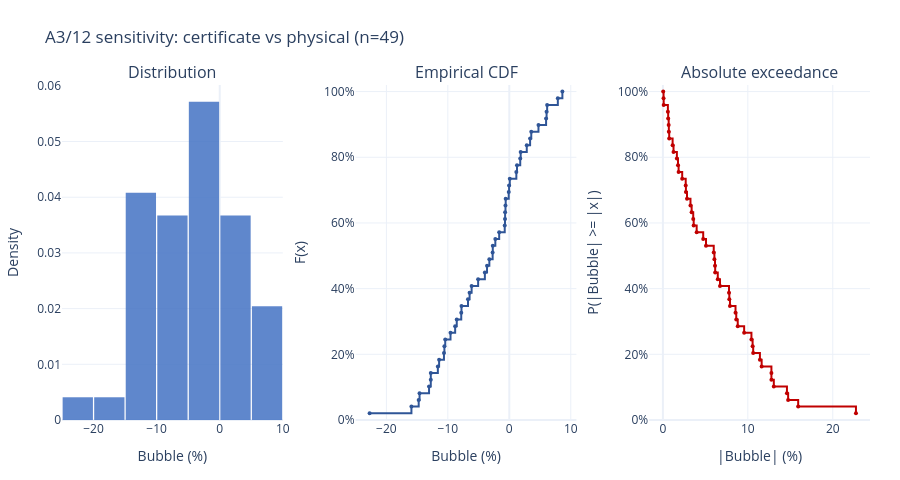
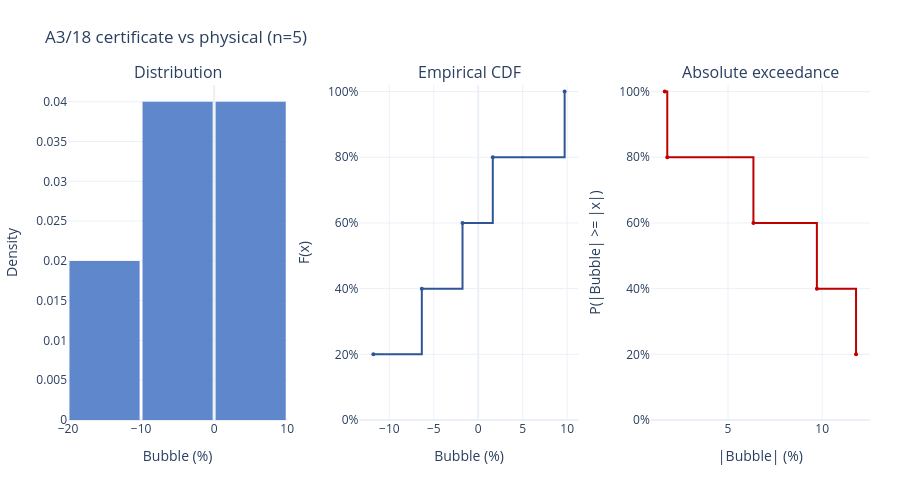

Notebook source saved alongside these figures, in order:
### Markdown cell above
## Historical bubble distribution

This section reads the standardized processed table and renders an interactive Plotly figure for
each bubble type. The panels show the observed distribution, empirical cumulative distribution
function F(x), and magnitude frequency P(|Bubble| >= |x|). Negative bubbles retain their sign in
the first two panels; the third panel measures magnitude only.

### Code cell
from pathlib import Path
import sys
import pandas as pd

def locate_distribution_workspace(start=Path.cwd()):
    for candidate in [start, *start.parents]:
        if (candidate / "shared").exists() and (candidate / "commodity/rebar").exists():
            return candidate
    raise FileNotFoundError("Could not locate workspace root")

distribution_workspace = locate_distribution_workspace()
if str(distribution_workspace) not in sys.path:
    sys.path.insert(0, str(distribution_workspace))

from shared.market_analysis.bubble_distribution import plot_distribution_plotly

distribution_project = distribution_workspace / "commodity/rebar"
distribution_files = list(
    (distribution_project / "data/processed/bubble").glob("*_bubble_distribution.csv")
)
if len(distribution_files) != 1:
    raise ValueError(f"Expected one named bubble distribution CSV, found {distribution_files}")
bubble_distribution = pd.read_csv(distribution_files[0], parse_dates=["observation_date"])
for series_id, series_distribution in bubble_distribution.groupby("series_id", sort=True):
    comparison = series_distribution["comparison"].iloc[0]
    figure = plot_distribution_plotly(series_distribution, comparison)
    figure.show()

display(bubble_distribution)

### Figure 1 — Plotly figure (JSON) as saved in the notebook; plotly's stock layout.template omitted (floating-point values rounded to 4 significant figures)
{"data": [{"histnorm": "probability density", "hovertemplate": "Bubble: %{x:.2f}%<br>Density: %{y:.4f}<extra></extra>", "marker": {"color": "#4472C4"}, "name": "Density", "opacity": 0.85, "type": "histogram", "x": [-22.73, -15.93, -14.74, -14.6, -13.06, -12.78, -12.77, -11.63, -11.42, -10.63, -10.56, -10.42, -9.565, -8.811, -8.551, -7.819, -7.782, -6.723, -6.461, -6.133, -5.072, -3.977, -3.624, -3.248, -2.712, -2.688, -2.273, -1.647, -0.743, -0.7, -0.6816, -0.6231, -0.588, -0.09252, -0.03569, 0.07809, 1.145, 1.251, 1.778, 1.85, 2.841, 3.384, 3.572, 4.746, 5.986, 6.065, 6.156, 7.897, 8.636], "xaxis": "x", "yaxis": "y"}, {"hovertemplate": "Bubble: %{x:.2f}%<br>F(x): %{y:.2%}<extra></extra>", "line": {"color": "#2F5597", "shape": "hv", "width": 2}, "marker": {"size": 4}, "mode": "lines+markers", "name": "F(x)", "type": "scatter", "x": [-22.73, -15.93, -14.74, -14.6, -13.06, -12.78, -12.77, -11.63, -11.42, -10.63, -10.56, -10.42, -9.565, -8.811, -8.551, -7.819, -7.782, -6.723, -6.461, -6.133, -5.072, -3.977, -3.624, -3.248, -2.712, -2.688, -2.273, -1.647, -0.743, -0.7, -0.6816, -0.6231, -0.588, -0.09252, -0.03569, 0.07809, 1.145, 1.251, 1.778, 1.85, 2.841, 3.384, 3.572, 4.746, 5.986, 6.065, 6.156, 7.897, 8.636], "xaxis": "x2", "y": [0.02041, 0.04082, 0.06122, 0.08163, 0.102, 0.1224, 0.1429, 0.1633, 0.1837, 0.2041, 0.2245, 0.2449, 0.2653, 0.2857, 0.3061, 0.3265, 0.3469, 0.3673, 0.3878, 0.4082, 0.4286, 0.449, 0.4694, 0.4898, 0.5102, 0.5306, 0.551, 0.5714, 0.5918, 0.6122, 0.6327, 0.6531, 0.6735, 0.6939, 0.7143, 0.7347, 0.7551, 0.7755, 0.7959, 0.8163, 0.8367, 0.8571, 0.8776, 0.898, 0.9184, 0.9388, 0.9592, 0.9796, 1.0], "yaxis": "y2"}, {"hovertemplate": "|Bubble|: %{x:.2f}%<br>Probability: %{y:.2%}<extra></extra>", "line": {"color": "#C00000", "shape": "hv", "width": 2}, "marker": {"size": 4}, "mode": "lines+markers", "name": "Absolute exceedance", "type": "scatter", "x": [0.03569, 0.07809, 0.09252, 0.588, 0.6231, 0.6816, 0.7, 0.743, 1.145, 1.251, 1.647, 1.778, 1.85, 2.273, 2.688, 2.712, 2.841, 3.248, 3.384, 3.572, 3.624, 3.977, 4.746, 5.072, 5.986, 6.065, 6.133, 6.156, 6.461, 6.723, 7.782, 7.819, 7.897, 8.551, 8.636, 8.811, 9.565, 10.42, 10.56, 10.63, 11.42, 11.63, 12.77, 12.78, 13.06, 14.6, 14.74, 15.93, 22.73], "xaxis": "x3", "y": [1.0, 0.9796, 0.9592, 0.9388, 0.9184, 0.898, 0.8776, 0.8571, 0.8367, 0.8163, 0.7959, 0.7755, 0.7551, 0.7347, 0.7143, 0.6939, 0.6735, 0.6531, 0.6327, 0.6122, 0.5918, 0.5714, 0.551, 0.5306, 0.5102, 0.4898, 0.4694, 0.449, 0.4286, 0.4082, 0.3878, 0.3673, 0.3469, 0.3265, 0.3061, 0.2857, 0.2653, 0.2449, 0.2245, 0.2041, 0.1837, 0.1633, 0.1429, 0.1224, 0.102, 0.08163, 0.06122, 0.04082, 0.02041], "yaxis": "y3"}], "layout": {"annotations": [{"font": {"size": 16}, "showarrow": false, "text": "Distribution", "x": 0.1367, "xanchor": "center", "xref": "paper", "y": 1, "yanchor": "bottom", "yref": "paper"}, {"font": {"size": 16}, "showarrow": false, "text": "Empirical CDF", "x": 0.5, "xanchor": "center", "xref": "paper", "y": 1, "yanchor": "bottom", "yref": "paper"}, {"font": {"size": 16}, "showarrow": false, "text": "Absolute exceedance", "x": 0.8633, "xanchor": "center", "xref": "paper", "y": 1, "yanchor": "bottom", "yref": "paper"}], "bargap": 0.04, "height": 480, "hovermode": "closest", "margin": {"b": 60, "l": 60, "r": 30, "t": 85}, "showlegend": false, "title": {"text": "A3/12 sensitivity: certificate vs physical (n=49)"}, "xaxis": {"anchor": "y", "domain": [0, 0.2733], "title": {"text": "Bubble (%)"}, "zeroline": true}, "xaxis2": {"anchor": "y2", "domain": [0.3633, 0.6367], "title": {"text": "Bubble (%)"}, "zeroline": true}, "xaxis3": {"anchor": "y3", "domain": [0.7267, 1], "title": {"text": "|Bubble| (%)"}}, "yaxis": {"anchor": "x", "domain": [0, 1], "title": {"text": "Density"}}, "yaxis2": {"anchor": "x2", "domain": [0, 1], "range": [0, 1.02], "tickformat": ".0%", "title": {"text": "F(x)"}}, "yaxis3": {"anchor": "x3", "domain": [0, 1], "range": [0, 1.02], "tickformat": ".0%", "title": {"text": "P(|Bubble| >= |x|)"}}}}

### Figure 2 — Plotly figure (JSON) as saved in the notebook; plotly's stock layout.template omitted (floating-point values rounded to 4 significant figures)
{"data": [{"histnorm": "probability density", "hovertemplate": "Bubble: %{x:.2f}%<br>Density: %{y:.4f}<extra></extra>", "marker": {"color": "#4472C4"}, "name": "Density", "opacity": 0.85, "type": "histogram", "x": [-11.8, -6.347, -1.77, 1.636, 9.719], "xaxis": "x", "yaxis": "y"}, {"hovertemplate": "Bubble: %{x:.2f}%<br>F(x): %{y:.2%}<extra></extra>", "line": {"color": "#2F5597", "shape": "hv", "width": 2}, "marker": {"size": 4}, "mode": "lines+markers", "name": "F(x)", "type": "scatter", "x": [-11.8, -6.347, -1.77, 1.636, 9.719], "xaxis": "x2", "y": [0.2, 0.4, 0.6, 0.8, 1.0], "yaxis": "y2"}, {"hovertemplate": "|Bubble|: %{x:.2f}%<br>Probability: %{y:.2%}<extra></extra>", "line": {"color": "#C00000", "shape": "hv", "width": 2}, "marker": {"size": 4}, "mode": "lines+markers", "name": "Absolute exceedance", "type": "scatter", "x": [1.636, 1.77, 6.347, 9.719, 11.8], "xaxis": "x3", "y": [1.0, 0.8, 0.6, 0.4, 0.2], "yaxis": "y3"}], "layout": {"annotations": [{"font": {"size": 16}, "showarrow": false, "text": "Distribution", "x": 0.1367, "xanchor": "center", "xref": "paper", "y": 1, "yanchor": "bottom", "yref": "paper"}, {"font": {"size": 16}, "showarrow": false, "text": "Empirical CDF", "x": 0.5, "xanchor": "center", "xref": "paper", "y": 1, "yanchor": "bottom", "yref": "paper"}, {"font": {"size": 16}, "showarrow": false, "text": "Absolute exceedance", "x": 0.8633, "xanchor": "center", "xref": "paper", "y": 1, "yanchor": "bottom", "yref": "paper"}], "bargap": 0.04, "height": 480, "hovermode": "closest", "margin": {"b": 60, "l": 60, "r": 30, "t": 85}, "showlegend": false, "title": {"text": "A3/18 certificate vs physical (n=5)"}, "xaxis": {"anchor": "y", "domain": [0, 0.2733], "title": {"text": "Bubble (%)"}, "zeroline": true}, "xaxis2": {"anchor": "y2", "domain": [0.3633, 0.6367], "title": {"text": "Bubble (%)"}, "zeroline": true}, "xaxis3": {"anchor": "y3", "domain": [0.7267, 1], "title": {"text": "|Bubble| (%)"}}, "yaxis": {"anchor": "x", "domain": [0, 1], "title": {"text": "Density"}}, "yaxis2": {"anchor": "x2", "domain": [0, 1], "range": [0, 1.02], "tickformat": ".0%", "title": {"text": "F(x)"}}, "yaxis3": {"anchor": "x3", "domain": [0, 1], "range": [0, 1.02], "tickformat": ".0%", "title": {"text": "P(|Bubble| >= |x|)"}}}}
